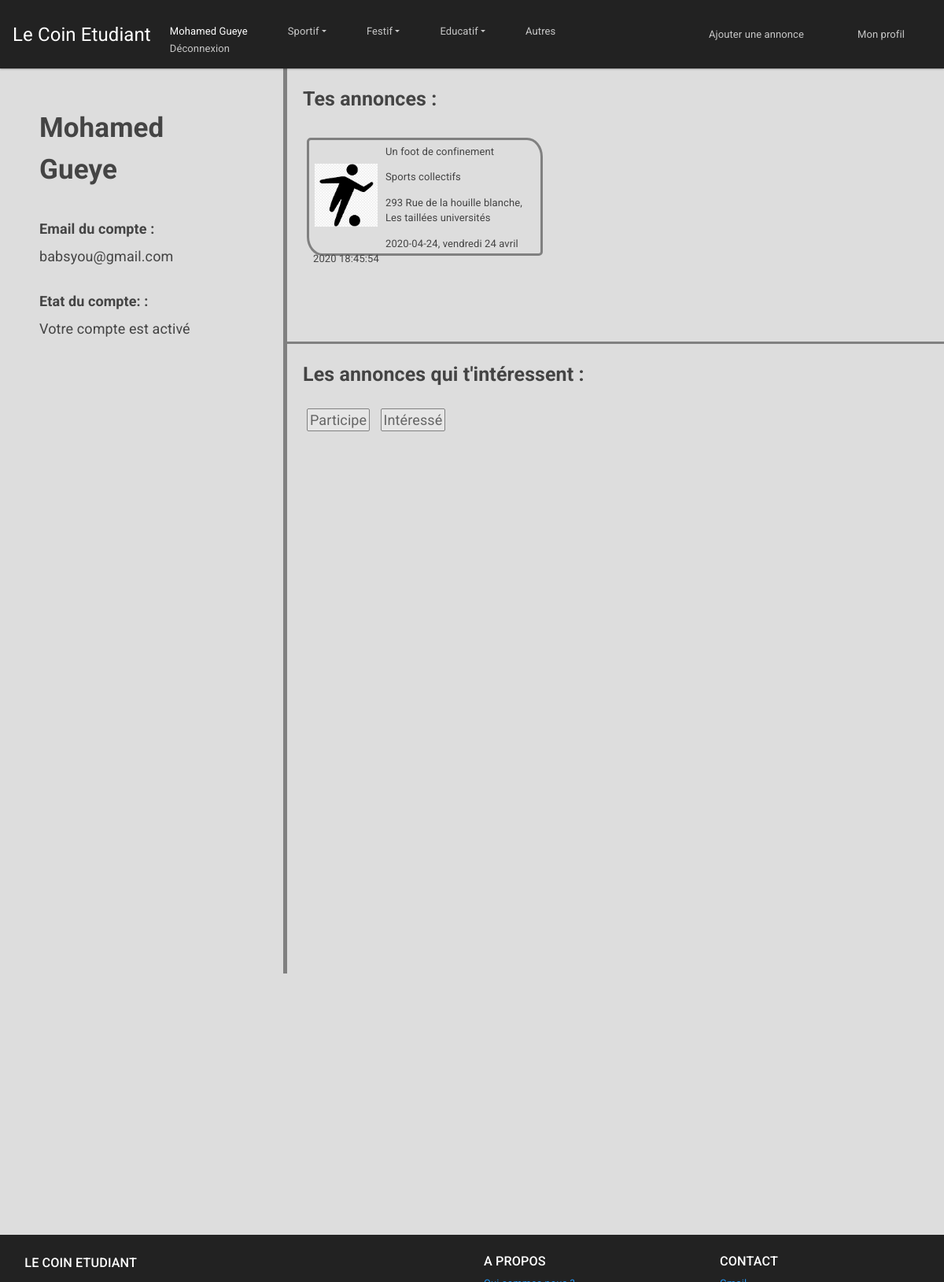
The app's page /controleur/Profil.ctrl.php (signed in) with its own data.
### tables this page shows
CREATE TABLE "annonce" (
	"id"	INTEGER,
	"idClient"	INTEGER,
	"type"	TEXT,
	"categorie"	TEXT,
	"sousCategorie"	TEXT,
	"titre"	TEXT,
	"contenu"	TEXT,
	"adresse"	TEXT,
	"nbParticipant"	INTEGER,
	"nbInteresse"	INTEGER,
	"departement"	TEXT,
	"datePrevu"	TEXT,
	"heurePrevu"	TEXT,
	"dateHeure"	TEXT,
	PRIMARY KEY("id"),
	FOREIGN KEY("idClient") REFERENCES "client"("id"),
	FOREIGN KEY("categorie") REFERENCES "categorie"("id")
);

### modele/DAO.class.php (called while the page is built, shortened)
<?php
class DAO
{
  private $db;
  function __construct()
  {
    try {
      $this->db = new PDO('sqlite:../modele/data/data.db');
    } catch (Exception $e) {
      die("erreur de connexion:".$e->getMessage());
    }
  }
  function getCategorie($idAnnonce): string {
    $requeteSQL = "SELECT categorie FROM annonce WHERE id = $idAnnonce";
    $retour = $this->db->query($requeteSQL);
    $categorie = $retour->fetch()[0];
    return $categorie;
  }
  function getAdresse($idAnnonce): string {
    $requeteSQL = "SELECT adresse FROM annonce WHERE id =$idAnnonce";
    $retour = $this->db->query($requeteSQL);
    $addr = $retour->fetch()[0];
    return $addr;
  }
  function getDateAnnonce($idAnnonce): string {
    $requeteSQL = "SELECT datePrevu FROM annonce WHERE id =$idAnnonce";
    $retour = $this->db->query($requeteSQL);
    $date = $retour->fetch()[0];
    return $date;
  }
  function getHeure($idAnnonce): string {
    $requeteSQL = "SELECT dateHeure FROM annonce WHERE id =$idAnnonce";
    $retour = $this->db->query($requeteSQL);
    $heure = $retour->fetch()[0];
    return $heure;
  }
  function getAnnoncesClient($idClient): array {
    $id = (int) $idClient;
    $requeteSQL = "SELECT * FROM annonce WHERE idClient =$id";
    $retourRequete = $this->db->query($requeteSQL);
    $tab_retour = $retourRequete->fetchAll(PDO::FETCH_CLASS, "Annonce");
    return $tab_retour;
  }
}
$dao = new DAO();
?>

### vue/Profilview.php (the view, shortened to what this page needs)
<!DOCTYPE html>
<html lang="en" dir="ltr">
<head>
  <link rel="stylesheet" href="../vue/css/bootstrap.min.css">
  <link rel="stylesheet" href="../vue/css/Profilview.css">
  <link rel="stylesheet" href="../vue/css/Header.css">
  <link rel="stylesheet" href='../vue/css/jquery.flipster.css'>
</head>
<body>
  <header>
    <?php include('header.php') ?>
  </header>
  <div class="corps">
    <div class="column" id="gauche" style="background-color:#ddd;">
      <p class="titreDiv" id="nomPrenom"> <?=$_SESSION['Client']->prenom?> <?=$_SESSION['Client']->nom?> </p>
      <div class="afficheMail">
        <label for="mail">Email du compte :</label>
        <p id="mail"> <?=$_SESSION['Client']->email?> </p>
      </div>
      <div class="afficheEtat">
        <label for="etat">Etat du compte: :</label>
        <?php if ($_SESSION['Client']->emailVerifie) { ?>
          <p id="etat">Votre compte est activé</p>
        <?php } else { ?>
          <p id="etat">Votre compte n'est pas activé, vérifiez vore email pour l'activer</p>
        <?php } ?>
      </div>
    </div>
    <div class="column" id="droite" style="background-color:#ddd;">
      <div id="annoncesPub">
        <p class="titreDiv">Tes annonces :</p>
        <?php
        foreach ($annoncesPostees as $annonce) { ?>
          <a href="../controleur/AnnonceDetail.ctrl.php?id=<?=$annonce->id ?>" style="text-decoration:none; color: inherit;">
            <div class="annonce annonceZoom">
            <img src="../modele/img/icone_sport.jpg" class="image">
            <p class="titre"> <?php echo($annonce->titre); ?></p>
            <p class="categorie"><?php
            $cat = getCategorie($annonce->id, $dao);
            echo "$cat"; ?></p>
            <p class="adresse"> <?php
            $addr = getAdresse($annonce->id, $dao);
            echo "$addr"; ?></p>
            <p class="horraire"><?php
            $date = getDateAnnonce($annonce->id, $dao);
            $heure = getHeure($annonce->id, $dao);
            echo "$date, $heure"; ?></p>
          </div> </a>
        <?php } ?>
      </div>
        <div id="annoncesFav">
        <p class="titreDiv">Les annonces qui t'intéressent :</p>
        <div class="choixAffichage">
          <a class="lienAffichage" id="<?=$etatPart ?>" href="Profil.ctrl.php?annonces=part"> Participe</a>
          <a class="lienAffichage" id="<?=$etatInt ?>"href="Profil.ctrl.php?annonces=int"> Intéressé</a>
        </div>
      </div>
    </div>
  </div>
  <footer class="footer">
    <?php include('footer.php') ?>
  </footer>
</body>
</html>

### vue/css/Profilview.css (style rules this page uses)
* { box-sizing: border-box; }
body { background-color: #DDDDDD; }
.corps { width: 100%; height: 100%; }
.column { float: left; }
#gauche { width: 30%; height: 100%; padding: 50px; font-size: 18px; }
#droite { width: 70%; border-left: solid 5px grey; }
.choixAffichage { padding-bottom: 15px; }
.lienAffichage { margin: 5px; padding: 3px; border: solid 1px grey; border-radius: 2px; background-color: #ccc; font-size: 18px; }
#non-actif { background-color: #e6e6e6; color: #666; }
#annoncesPub { padding: 20px; overflow-y: auto; height: 350px; border-bottom: solid 3px grey; }
#annoncesFav { padding: 20px; overflow-y: auto; height: 800px; }
.annonce { margin: 5px 15px 15px 5px;; float: left; width: 300px; height: 150px; border: solid 3px grey; border-radius: 5px 20px / 5px 24px; padding: 5px; }
.image { float: left; margin: 25px 10px 25px 2px;; height: 80px; width: 80px; }
.titreDiv { font-size: 25px; font-weight: bold; }
#nomPrenom { font-size: 35px; }
label { font-weight: bold; }
#etat, #mail { margin-bottom: 30px; }
.annonceZoom { transition: transform .2s; }

### vue/footer.php (style rules this page uses)
footer { background-color: #222; color: #FFF; }
html { position: relative; min-height: 100%; }
.footer { position: absolute; bottom: 0; width: 100%; height: 60px; background: #000000; color: #FFFFFF; }

### records on screen
annonce: titre "Un foot de confinement", cat "Sports collectifs", addr "293 Rue de la houille blanche, Les taillées universités", date "2020-04-24", heure "vendredi 24 avril 2020 18:45:54"

### other values on screen
$_SESSION['Client']->prenom "Mohamed"
$_SESSION['Client']->nom "Gueye"
$_SESSION['Client']->email "babsyou@gmail.com"
